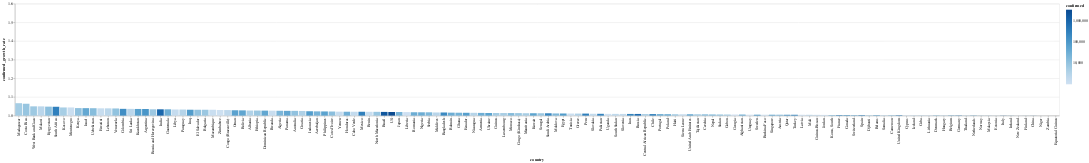

The cell this chart's notebook holds for it:
### Markdown cell above
# Tasa de contagios por país

El color corresponde con la cantidad de casos confirmados

### Code cell
today_df = global_df[
    (global_df.date == global_df.date.max()) & 
    (global_df.confirmed > 1000)
]


alt.Chart(today_df).mark_bar().encode(
    x=alt.X(
        'country', 
        sort=list(
            today_df.set_index('country')
                    .confirmed_growth_rate
                    .sort_values()
                    .index[::-1]
        )
    ),
    y=alt.X(
        'confirmed_growth_rate', 
        scale=alt.Scale(domain=[1, 1.6], clamp=True)
    ),
    color=alt.Color('confirmed', scale=alt.Scale(type='log')),
    tooltip=list(today_df.columns)
)

### Figure 1 — Vega-Lite specification as saved in the notebook (floating-point values rounded to 4 significant figures; data arrays with more than 128 entries replaced by an {"elided": "..."} marker saying what was removed)
{"config": {"view": {"continuousWidth": 400, "continuousHeight": 300}}, "data": {"name": "data-3ad9806683a5560c11f9e44c0e8267f4"}, "mark": "bar", "encoding": {"color": {"type": "quantitative", "field": "confirmed", "scale": {"type": "log"}}, "tooltip": [{"type": "temporal", "field": "date"}, {"type": "nominal", "field": "country"}, {"type": "quantitative", "field": "confirmed"}, {"type": "quantitative", "field": "recovered"}, {"type": "quantitative", "field": "death"}, {"type": "quantitative", "field": "confirmed_growth_rate"}, {"type": "quantitative", "field": "death_growth_rate"}, {"type": "temporal", "field": "first_infaction_date"}, {"type": "quantitative", "field": "days_from_first_infection"}, {"type": "temporal", "field": "tenth_infaction_date"}, {"type": "quantitative", "field": "days_from_tenth_infection"}, {"type": "temporal", "field": "first_death_date"}, {"type": "quantitative", "field": "days_from_first_death"}, {"type": "temporal", "field": "tenth_death_date"}, {"type": "quantitative", "field": "days_from_tenth_death"}], "x": {"type": "nominal", "field": "country", "sort": {"elided": "140 str values"}}, "y": {"type": "quantitative", "field": "confirmed_growth_rate", "scale": {"clamp": true, "domain": [1, 1.6]}}}, "$schema": "https://vega.github.io/schema/vega-lite/v4.8.1.json", "datasets": {"data-3ad9806683a5560c11f9e44c0e8267f4": {"elided": "140 records"}}}
